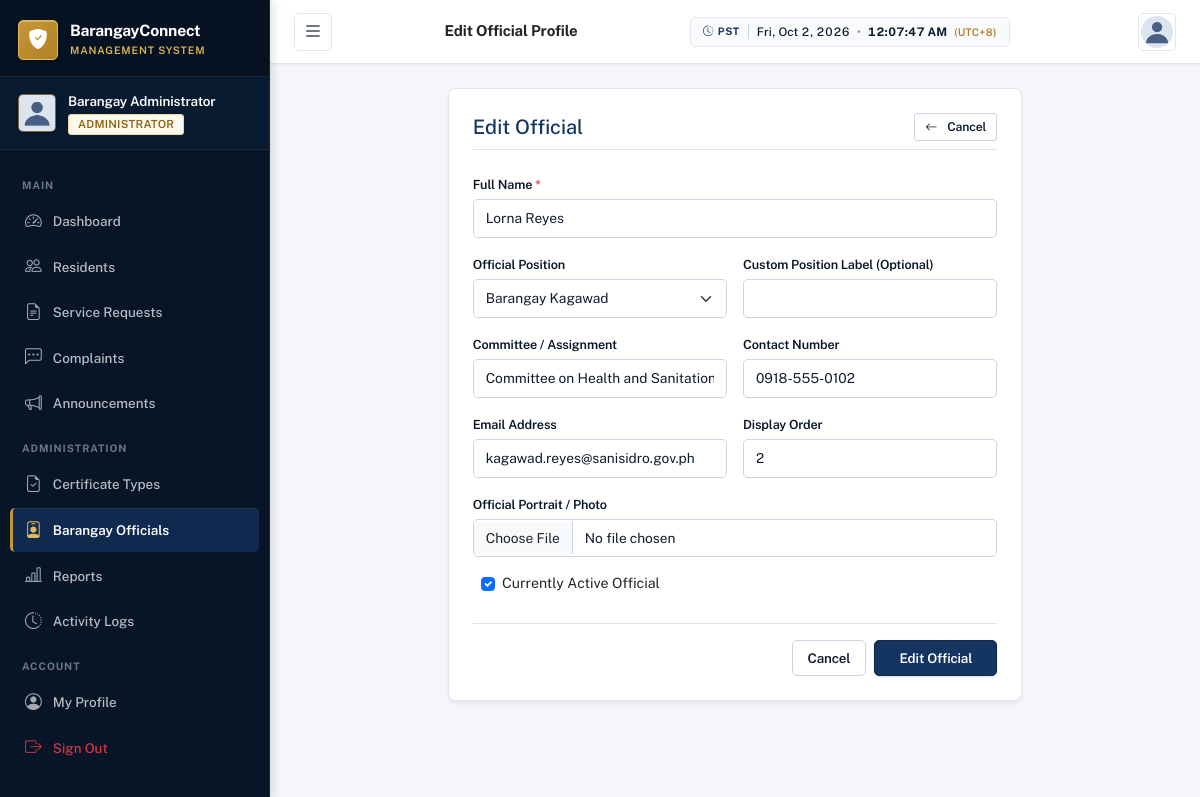
Screenshot of /accounts/admin/officials/2/edit/ (signed in) with the database file from the repository.
### accounts/models.py (models this page shows, shortened)
class CustomUser(AbstractUser):
    ROLE_CHOICES = [
        ('admin', 'Administrator'),
        ('resident', 'Resident'),
    ]
    GENDER_CHOICES = [
        ('male', 'Male'),
        ('female', 'Female'),
        ('other', 'Other'),
    ]
    CIVIL_STATUS_CHOICES = [
        ('single', 'Single'),
        ('married', 'Married'),
        ('widowed', 'Widowed'),
        ('separated', 'Separated'),
        ('divorced', 'Divorced'),
    ]
    ACCOUNT_STATUS_CHOICES = [
        ('pending', 'Pending'),
        ('active', 'Active'),
        ('inactive', 'Inactive'),
        ('rejected', 'Rejected'),
    ]
    role = models.CharField(max_length=10, choices=ROLE_CHOICES, default='resident')
    account_status = models.CharField(max_length=10, choices=ACCOUNT_STATUS_CHOICES, default='pending')
    profile_picture = models.ImageField(upload_to='profile_pictures/', null=True, blank=True)
    phone = models.CharField(max_length=20, blank=True)
    date_of_birth = models.DateField(null=True, blank=True)
    gender = models.CharField(max_length=10, choices=GENDER_CHOICES, blank=True)
    civil_status = models.CharField(max_length=15, choices=CIVIL_STATUS_CHOICES, blank=True)
    address = models.TextField(blank=True)
    barangay = models.CharField(max_length=100, blank=True, default='Barangay San Jose')
    valid_id = models.FileField(upload_to='valid_ids/', null=True, blank=True)
    created_at = models.DateTimeField(auto_now_add=True)
    updated_at = models.DateTimeField(auto_now=True)
    def is_admin(self):
        return self.role == 'admin'
    @property
    def profile_picture_url(self):
        if self.profile_picture:
            return self.profile_picture.url
        return '/static/images/default_avatar.png'

class BarangayOfficial(models.Model):
    POSITION_CHOICES = [
        ('punong_barangay', 'Punong Barangay'),
        ('kagawad', 'Barangay Kagawad'),
        ('sk_chairman', 'SK Chairman'),
        ('secretary', 'Barangay Secretary'),
        ('treasurer', 'Barangay Treasurer'),
        ('other', 'Other'),
    ]
    name = models.CharField(max_length=150)
    position = models.CharField(max_length=30, choices=POSITION_CHOICES, default='kagawad')
    position_label = models.CharField(max_length=100, blank=True, help_text='Custom position label')
    photo = models.ImageField(upload_to='officials/', null=True, blank=True)
    contact = models.CharField(max_length=20, blank=True)
    email = models.EmailField(blank=True)
    committee = models.CharField(max_length=200, blank=True)
    order = models.PositiveIntegerField(default=0)
    is_active = models.BooleanField(default=True)
    created_at = models.DateTimeField(auto_now_add=True)
    class Meta:
        ordering = ['order', 'name']

### accounts/views.py (the view)
# urls.py: path('admin/officials/<int:pk>/edit/', views.admin_official_edit, name='admin_official_edit'),
@admin_required
def admin_official_edit(request, pk):
    official = get_object_or_404(BarangayOfficial, pk=pk)
    if request.method == 'POST':
        form = BarangayOfficialForm(request.POST, request.FILES, instance=official)
        if form.is_valid():
            form.save()
            log_activity(request.user, 'Edit Official', f'Edited official: {official.name}', request)
            messages.success(request, f'Official {official.name} updated.')
            return redirect('accounts:admin_officials_list')
    else:
        form = BarangayOfficialForm(instance=official)
    return render(request, 'accounts/admin/official_form.html', {'form': form, 'action': 'Edit', 'official': official})

### accounts/forms.py
class BarangayOfficialForm(forms.ModelForm):
    class Meta:
        model = BarangayOfficial
        fields = ['name', 'position', 'position_label', 'photo', 'contact', 'email', 'committee', 'order', 'is_active']
        widgets = {
            'name': forms.TextInput(attrs={'class': 'form-control'}),
            'position': forms.Select(attrs={'class': 'form-select'}),
            'position_label': forms.TextInput(attrs={'class': 'form-control'}),
            'photo': forms.FileInput(attrs={'class': 'form-control', 'accept': 'image/*'}),
            'contact': forms.TextInput(attrs={'class': 'form-control'}),
            'email': forms.EmailInput(attrs={'class': 'form-control'}),
            'committee': forms.TextInput(attrs={'class': 'form-control'}),
            'order': forms.NumberInput(attrs={'class': 'form-control'}),
            'is_active': forms.CheckboxInput(attrs={'class': 'form-check-input'}),
        }

### accounts/views.py (called while the page is built)
def admin_required(view_func):
    from functools import wraps
    @wraps(view_func)
    def wrapper(request, *args, **kwargs):
        if not request.user.is_authenticated:
            return redirect('accounts:login')
        if not request.user.is_admin():
            return render(request, 'errors/403.html', status=403)
        return view_func(request, *args, **kwargs)
    return wrapper

### notifications/context_processors.py (called while the page is built)
def notifications_processor(request):
    if request.user.is_authenticated:
        unread_count = Notification.objects.filter(recipient=request.user, is_read=False).count()
        recent_notifications = Notification.objects.filter(recipient=request.user).order_by('-created_at')[:5]
        return {
            'unread_notifications_count': unread_count,
            'recent_notifications': recent_notifications,
        }
    return {'unread_notifications_count': 0, 'recent_notifications': []}

### templates/accounts/admin/official_form.html (shortened to what this page needs)
<!DOCTYPE html>
<html lang="en">
<head>
    {% load static %}
    <link href="https://cdn.jsdelivr.net/npm/bootstrap@5.3.2/dist/css/bootstrap.min.css" rel="stylesheet">
    <link href="https://cdn.jsdelivr.net/npm/bootstrap-icons@1.11.3/font/bootstrap-icons.min.css" rel="stylesheet">
    <link href="{% static 'css/style.css' %}" rel="stylesheet">
</head>
<body>
    <div class="toast-container position-fixed top-0 end-0 p-3" style="z-index: 1100;">
    </div>
    <nav id="sidebar" class="sidebar">
        <div class="sidebar-header">
            <div class="brand-logo">
                <div class="logo-icon"><i class="bi bi-shield-fill-check"></i></div>
                <div class="brand-text">
                    <span class="brand-name">BarangayConnect</span>
                    <span class="brand-sub">Management System</span>
                </div>
            </div>
        </div>
        <div class="sidebar-user">
            <img src="{{ user.profile_picture_url }}" alt="Profile" class="sidebar-avatar">
            <div class="sidebar-user-info">
                <span class="sidebar-user-name">{{ user.get_full_name|default:user.username }}</span>
                <span class="sidebar-user-role badge badge-admin">Administrator</span>
            </div>
        </div>
        <div class="sidebar-nav">
            <div class="nav-section-label">Main</div>
            <a href="{% url 'dashboard:admin_dashboard' %}" class="nav-link"><i class="bi bi-speedometer2"></i><span>Dashboard</span></a>
            <a href="{% url 'accounts:admin_residents_list' %}" class="nav-link"><i class="bi bi-people"></i><span>Residents</span></a>
            <a href="{% url 'certificates:admin_request_list' %}" class="nav-link"><i class="bi bi-file-earmark-text"></i><span>Service Requests</span></a>
            <a href="{% url 'complaints:admin_complaint_list' %}" class="nav-link"><i class="bi bi-chat-left-dots"></i><span>Complaints</span></a>
            <a href="{% url 'announcements:admin_list' %}" class="nav-link"><i class="bi bi-megaphone"></i><span>Announcements</span></a>
            <div class="nav-section-label">Administration</div>
            <a href="{% url 'certificates:admin_type_list' %}" class="nav-link"><i class="bi bi-file-earmark-check"></i><span>Certificate Types</span></a>
            <a href="{% url 'accounts:admin_officials_list' %}" class="nav-link active"><i class="bi bi-person-badge"></i><span>Barangay Officials</span></a>
            <a href="{% url 'reports:dashboard' %}" class="nav-link"><i class="bi bi-bar-chart-line"></i><span>Reports</span></a>
            <a href="{% url 'audit:log_list' %}" class="nav-link"><i class="bi bi-clock-history"></i><span>Activity Logs</span></a>
            <div class="nav-section-label">Account</div>
            <a href="{% url 'accounts:profile' %}" class="nav-link"><i class="bi bi-person-circle"></i><span>My Profile</span></a>
            <a href="{% url 'accounts:logout' %}" class="nav-link text-danger"><i class="bi bi-box-arrow-right"></i><span>Sign Out</span></a>
        </div>
    </nav>
    <header class="topbar">
        <button class="btn btn-icon sidebar-toggle" id="sidebarToggle"><i class="bi bi-list fs-5"></i></button>
        <div class="topbar-title"><h6 class="mb-0 fw-600 text-dark">{{ action }} Official Profile</h6></div>
        <div class="topbar-actions">
            <div class="dropdown">
                <button class="btn btn-icon" data-bs-toggle="dropdown"><img src="{{ user.profile_picture_url }}" class="rounded-circle" style="width: 32px; height: 32px; object-fit: cover;"></button>
            </div>
        </div>
    </header>
    <main class="main-content">
        <div class="row justify-content-center">
            <div class="col-lg-8">
                <div class="card border-0 shadow-sm rounded-3 p-4">
                    <div class="d-flex justify-content-between align-items-center mb-4 pb-2 border-bottom">
                        <h5 class="fw-700 mb-0" style="color: var(--primary);">{{ action }} Official</h5>
                        <a href="{% url 'accounts:admin_officials_list' %}" class="btn btn-outline-secondary btn-sm">
                            <i class="bi bi-arrow-left me-1"></i>Cancel
                        </a>
                    </div>
                    <form method="post" enctype="multipart/form-data" novalidate>
                        <div class="row g-3">
                            <div class="col-md-12">
                                <label class="form-label fs-sm fw-500">Full Name <span class="text-danger">*</span></label>
                                {{ form.name }}
                            </div>
                            <div class="col-md-6">
                                <label class="form-label fs-sm fw-500">Official Position</label>
                                {{ form.position }}
                            </div>
                            <div class="col-md-6">
                                <label class="form-label fs-sm fw-500">Custom Position Label (Optional)</label>
                                {{ form.position_label }}
                            </div>
                            <div class="col-md-6">
                                <label class="form-label fs-sm fw-500">Committee / Assignment</label>
                                {{ form.committee }}
                            </div>
                            <div class="col-md-6">
                                <label class="form-label fs-sm fw-500">Contact Number</label>
                                {{ form.contact }}
                            </div>
                            <div class="col-md-6">
                                <label class="form-label fs-sm fw-500">Email Address</label>
                                {{ form.email }}
                            </div>
                            <div class="col-md-6">
                                <label class="form-label fs-sm fw-500">Display Order</label>
                                {{ form.order }}
                            </div>
                            <div class="col-12">
                                <label class="form-label fs-sm fw-500">Official Portrait / Photo</label>
                                {{ form.photo }}
                            </div>
                            <div class="col-12 form-check ms-3">
                                {{ form.is_active }}
                                <label class="form-check-label fs-sm">Currently Active Official</label>
                            </div>
                        </div>
                        <div class="d-flex justify-content-end gap-2 mt-4 pt-3 border-top">
                            <a href="{% url 'accounts:admin_officials_list' %}" class="btn btn-outline-secondary">Cancel</a>
                            <button type="submit" class="btn btn-primary px-4">{{ action }} Official</button>
                        </div>
                    </form>
                </div>
            </div>
        </div>
    </main>
</body>
</html>

### rows the page displays
CustomUser: get_full_name "Barangay Administrator"
BarangayOfficial: name "Lorna Reyes", position "Barangay Kagawad", committee "Committee on Health and Sanitation", contact "0918-555-0102", email "kagawad.reyes@sanisidro.gov.ph", order "2", is_active "☑"

### other values shown
{{ action }} "Edit"
